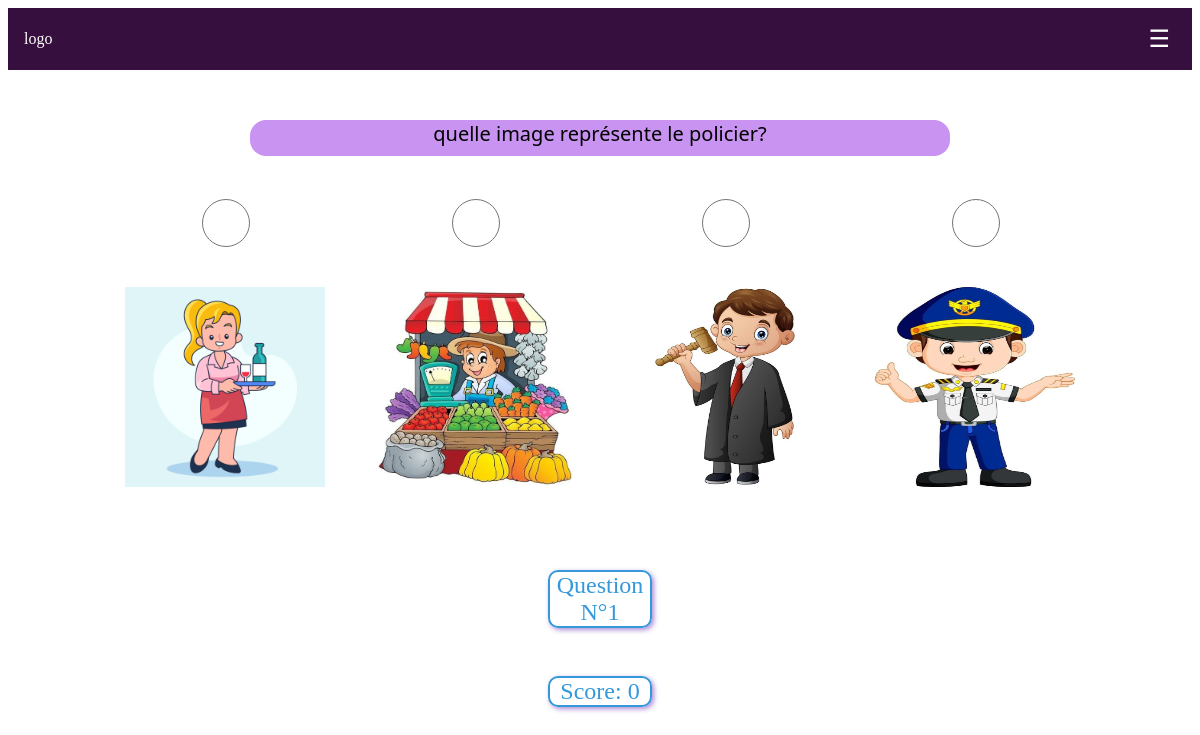
The app's page /pages/test_metier.php with its own data.
### tables this page shows
CREATE TABLE `questions` (
  `id_q` int(11) NOT NULL,
  `question` varchar(255) NOT NULL,
  `id_r` int(11) NOT NULL
);

CREATE TABLE `sources` (
  `id` int(11) NOT NULL,
  `image` varchar(255) NOT NULL,
  `texte` varchar(255) NOT NULL,
  `audio` varchar(255) NOT NULL,
  `video` varchar(255) NOT NULL,
  `extension_image` varchar(255) NOT NULL,
  `extension_audio` varchar(255) NOT NULL,
  `extension_video` varchar(255) NOT NULL
);

### pages/test_metier.php (the view, shortened to what this page needs)
<?php
$pdo = Database::getInstance()->getConnection();
$requeteQuestions = 'SELECT * FROM questions INNER JOIN sources on id_r = id';
$questions = $pdo->query($requeteQuestions)->fetchAll(PDO::FETCH_ASSOC);
$score_total = 0;
$id_question_courante = 1;
$question_courante = null;
foreach ($questions as $question) {
    if ($question['id_q']  == $id_question_courante){
        $question_courante = $question;
    }
}
$autres_questions = array_filter($questions, function($q) use ($question_courante) {
    return $q['id_q'] !== $question_courante['id_q'];
   });
   shuffle($autres_questions);
   $choix_aleatoires = array_slice($autres_questions, 0, 3);
   $liste = array_merge([$question_courante], $choix_aleatoires);
   shuffle($liste);
?>
<!DOCTYPE html>
<html lang="en">
<head>
    <link rel="stylesheet" href="../styles/test_metier.css">
    <link rel="stylesheet" href="../styles/accueil.css">
</head>
<body>
    <header>
        <div>logo</div>
        <button class="hamburger" id="hamburger">&#9776;</button>
    </header>
    <div class="container">
        <p class="question"><?= htmlspecialchars($question_courante['question']) ?></p>
        <form class="form">
            <?php foreach ($liste as $lst): ?>
                <div class="block">
                    <input type="radio" value="<?= $lst['id_r'] ?>" name="repense_utilisateur">
                    <img src="../ressources/images/<?= $lst['image'] ?>.<?= $lst['extension_image'] ?>"
                        alt="<?= $lst['image'] ?>">
                </div>
            <?php endforeach; ?>
        </form>
        <div class="info">
            <p class="cadre">Question N°<?= htmlspecialchars($id_question_courante) ?></p>
            <p class="cadre">Score: <?= htmlspecialchars($score_total) ?></p>
        </div>
    </div>
</body>
</html>

### styles/test_metier.css (style rules this page uses)
.form { display: flex; justify-content: center; align-items: center; height: 600; margin-top: 40px; gap: 50px; }
img { width: 200px; height: 200px; margin-top: 40px; }
.container { height: 600px; text-align: center; margin-top: 50px; }
.block { display: flex; flex-direction: column; }
input { width: 192px; height: 48px; font-size: 16px; padding: 10; }
.question { font-size: 20px; font-family:'Segoe UI', Tahoma, Geneva, Verdana, sans-serif; background-color: #c893f1; border-radius: 16px; width: 700px; height: 36px; display: flex; align-items: center; flex-direction: column; margin: auto; text-align: center; }
.info { display: flex; align-items: center; flex-direction: column; width: 100%; margin: auto; text-align: center; margin-top: 59px; }
.cadre { width: 100px; border: 2px solid #3498db; border-radius: 10px; color: #3498db; text-align: center; font-size: 24px; box-shadow: 2px 2px 5px rgba(91, 28, 173, 0.5); transform: all 0.3s ease; }

### styles/accueil.css (style rules this page uses)
header { display: flex; align-items: center; justify-content: space-between; padding: 1rem; background-color: rgb(54, 15, 62); color: white; }
.hamburger { font-size: 24px; cursor: pointer; background: none; border: none; color: white; }

### records on screen
questions: question "quelle image représente le policier?", sources.image (picture)
questions: sources.image (picture)
questions: sources.image (picture)
questions: sources.image (picture)

### other values on screen
$id_question_courante "1"
$score_total "0"
